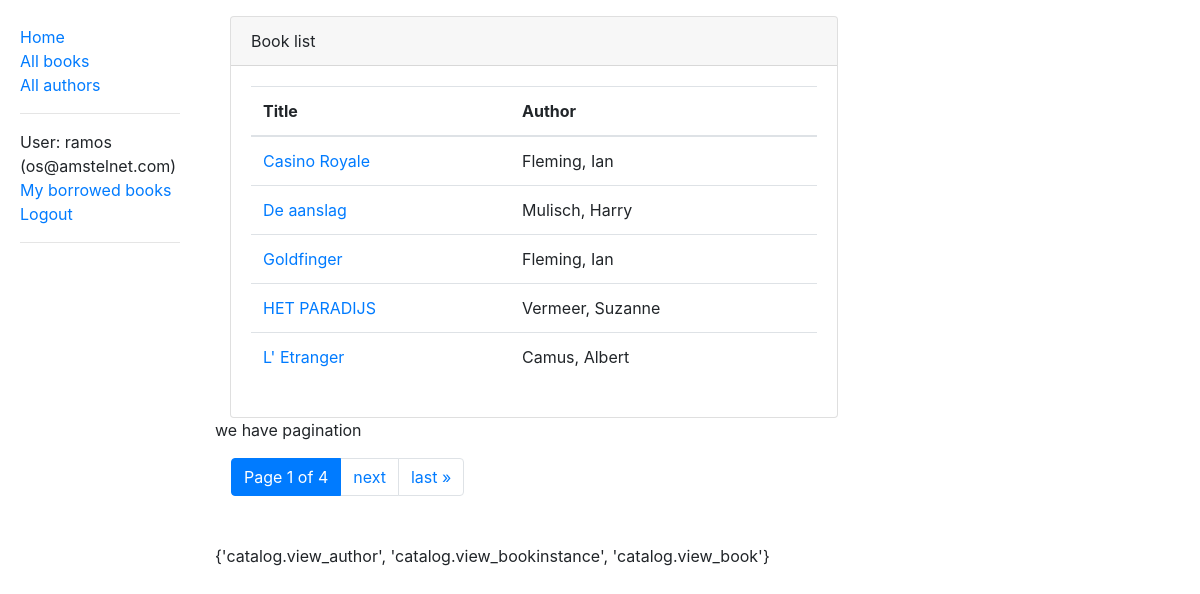
/catalog/books/ (signed in), run on the app's committed database.
### catalog/models.py (models this page shows, shortened)
class Book(models.Model):
    title = models.CharField(max_length=200)
    author = models.ForeignKey('Author', on_delete=models.SET_NULL, null=True)
    summary = models.TextField(max_length=1000, help_text='Enter a brief description of the book')
    isbn = models.CharField('ISBN', max_length=13,
                            help_text='13 Character <a href="https://www.isbn-international.org/content/what-isbn">ISBN number</a>')
    genre = models.ManyToManyField(Genre, help_text='Select a genre for this book')
    language = models.ForeignKey('Language', on_delete=models.SET_NULL, null=True)
    def display_genre(self):
        """Create a string for the Genre. This is required to display genre in Admin."""
        return ', '.join([genre.name for genre in self.genre.all()[:3]])
    display_genre.short_description = 'Genre'
    def get_absolute_url(self):
        return reverse('book-detail', args=[str(self.id)])

class Author(models.Model):
    first_name = models.CharField(max_length=100)
    last_name = models.CharField(max_length=100)
    date_of_birth = models.DateField(null=True, blank=True)
    date_of_death = models.DateField('Died', null=True, blank=True)
    class Meta:
        ordering = ['last_name', 'first_name']
    def __str__(self):
        return f'{self.last_name}, {self.first_name}'

### catalog/views.py (the view, shortened to what this page needs)
# urls.py: path('books/', views.BookListView.as_view(), name='books'),
class BookListView(LoginRequiredMixin,
                   ListView):
    model = Book
    template_name = 'catalog/book_list.html'
    paginate_by = 5
    raise_exception = True
    permission_denied_message = "Hush hush !! "
    def get_queryset(self):
        print("BookListView::get_queryset()")
        return Book.objects.all().order_by('title')[:25] # Get 25 books containing the title war
    def get_template_names(self):
        print('BookListView::get_template_names()')
        return [self.template_name]
    def dispatch(self, *args, **kwargs):
        print('BookListView::dispatch()')
        print(f"BookListView::self.request.user: {self.request.user}")
        print(f"BookListView::self.template_name: {self.template_name}")
        print(f"BookListView::self.template_name: {self.template_name}")
        print(f"BookListView::self.request.user: {self.request.user}")
        if self.request.user.is_authenticated:
            self.user_permissions = list(Permission.objects.filter(group__user=self.request.user).values_list('codename', flat=True))
        else:
            self.user_permissions = []
        print(self.user_permissions)
        return super().dispatch(*args, **kwargs)
    def get(self, request, *args, **kwargs):
        print("BookListView::get()")
        print(f"BookListView::request.user: {request.user}")
        print(f"BookListView::self.template_name: {self.template_name}")
        return super().get(request, *args, **kwargs)
    def get_context_data(self, **kwargs):
        print("BookListView::get_context_data()")
        context = super(BookListView, self).get_context_data(**kwargs)
        context['user_permissions'] = self.user_permissions
        return context

### catalog/templates/catalog/book_list.html (shortened to what this page needs)
{% extends 'base_generic.html' %}
{% load crispy_forms_tags %}
{% block content %}
    <div class="container-fluid mt-3">
    <div class="card" style="width:38rem;">
        <div class="card-header">
            Book list
        </div>
        <div class="card-body">
        {% if book_list %}
            <table class="table">
                <thead>
                    <tr>
                        <th>Title</th>
                        <th>Author</th>
                    </tr>
                </thead>
                <tbody>
                {% for book in book_list %}
                    <tr>
                        <td>
                        <a href="{{  book.get_absolute_url }}">{{ book.title }}</a>
                        </td>
                        <td>{{ book.author }}</td>
                    </tr>
                {% endfor %}
                </tbody>
            </table>
        {% else %}
            <p>There are no books in the library.</p>
        {% endif %}
        </div>
    </div>
    </div>
{% endblock %}

### templates/base_generic.html (shortened to what this page needs)
                    {% load bootstrap4 %}
<!DOCTYPE html>
<html lang="en">
<head>
    {% bootstrap_css %}
    <link rel="stylesheet" href="https://stackpath.bootstrapcdn.com/font-awesome/4.7.0/css/font-awesome.min.css">
    {%  load static %}
    <link rel="stylesheet" href="{% static 'css/styles.css' %}">
</head>
<body>
  <div class="container-fluid">
     <div class="row">
         <div class="col-sm-2">
             {% block sidebar %}
                 <ul class="sidebar-nav">
                   <li><a href="{% url 'index' %}">Home</a></li>
                     <li><a href="{% url 'books' %}">All books</a></li>
                     <li><a href="{% url 'authors' %}">All authors</a></li>
                     <li><hr></li>
                     {% if user.is_authenticated %}
                         <li>User: {{ user.get_username }} ({{ user.email }})</li>
                         <li><a href="{% url 'my-borrowed-books' %}">My borrowed books</a></li>
                         <li><a href="{% url 'logout' %}?next={{ request.path }}">Logout</a></li>
                         <li><hr></li>
                     {% else %}
                         <li><a href="{% url 'login' %}?next={{ request.path }}">Login</a></li>
                     {% endif %}
                 </ul>
             {% endblock sidebar %}
         </div>
         <div class="col-sm-10">
             {% block content %}{% endblock %}
             {% block pagination %}
                 {% if is_paginated %}
                     <p> we have pagination </p>
                     <nav aria-label="page navigation example " class="ml-3 mt-3">
                         <ul class="pagination">
                             <li class="page-item active">
                                 <a class="page-link href="#">Page {{ page_obj.number }} of {{ page_obj.paginator.num_pages }} <span class="sr-only">(current)</span></a>
                             </li>
                             {% if page_obj.has_next %}
                                 <li class="page-item"><a href="{{ request.path }}?page={{ page_obj.next_page_number }}" class="page-link">next</a></li>
                                 <li class="page-item"><a href="{{ request.path }}?page={{ page_obj.paginator.num_pages }}" class="page-link">last &raquo;</a></li>
                             {% endif %}
                         </ul>
                     </nav>
                 {% endif %}
             {% endblock %}
             <p class="mt-5">
                 {% if perms.catalog %}
                     {{ perms.catalog  }}
                 {% endif %}
             </p>
         </div>
     </div>
  </div>
</body>
</html>

### static/css/styles.css (style rules this page uses)
.sidebar-nav { margin-top: 20px; padding: 5px; list-style: none; }

### data on the page
Book: title "Casino Royale", author "Fleming, Ian"
Book: title "De aanslag", author "Mulisch, Harry"
Book: title "Goldfinger", author "Fleming, Ian"
Book: title "HET PARADIJS", author "Vermeer, Suzanne"
Book: title "L' Etranger", author "Camus, Albert"

### other printed values
{{ user.get_username }} "ramos"
{{ user.email }} "os@amstelnet.com"
{{ page_obj.number }} "1"
{{ page_obj.paginator.num_pages }} "4"
{{ perms.catalog }} "{'catalog.view_author', 'catalog.view_bookinstance', 'catalog.view_book'}"
